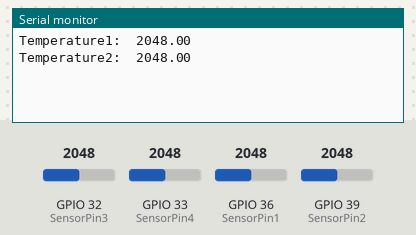
Simulated run of this sketch. Board: ESP32. Parts: the last lines printed to the serial monitor. The inputs (shaded band) are chosen by the test bench; at power-on: GPIO 32 (SensorPin3) = 2048, GPIO 33 (SensorPin4) = 2048, GPIO 36 (SensorPin1) = 2048, GPIO 39 (SensorPin2) = 2048. WiFi joins after 1.5 s; servers stay silent unless stated.

Above: at 3.0 s.
3.1 s: GPIO 32 (SensorPin3) set to 2866
At 4.4 s:
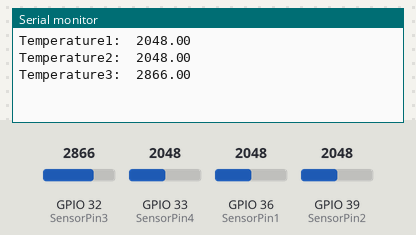
8.1 s: GPIO 33 (SensorPin4) set to 2866
At 9.5 s:
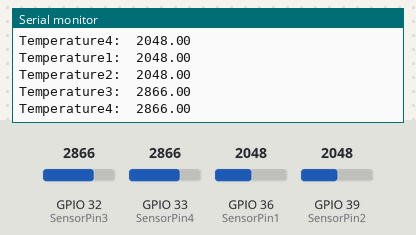
13.1 s: GPIO 36 (SensorPin1) set to 2866
At 14.6 s:
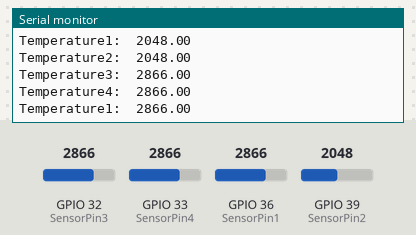
18.1 s: GPIO 39 (SensorPin2) set to 2866
At 19.6 s:
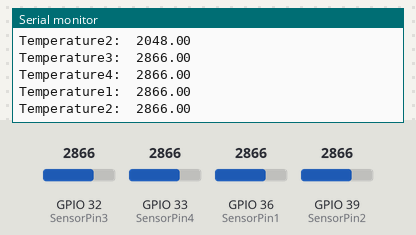
23.1 s: GPIO 32 (SensorPin3) set to 3972
At 24.6 s:
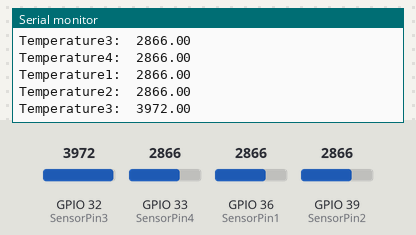
28.1 s: GPIO 33 (SensorPin4) set to 3972
At 29.6 s:
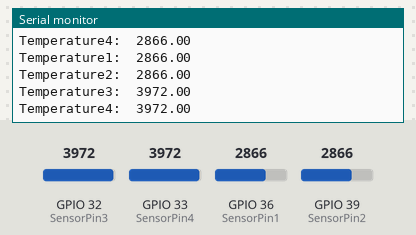
Timing chart, 0 to 31.1 s (numbered marks = the images above; inputs shaded):
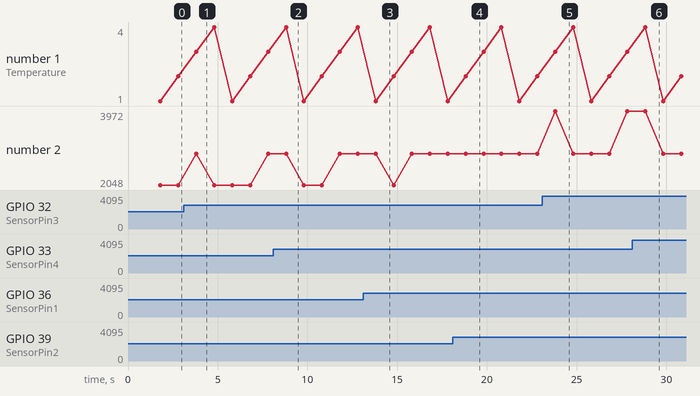

The sketch:

connectbylnk.ino
```cpp
// (licence header left out)
/* Comment this out to disable prints and save space */
#define BLYNK_PRINT Serial


#include <WiFi.h>
#include <WiFiClient.h>
#include <BlynkSimpleEsp32.h>


// You should get Auth Token in the Blynk App.
// Go to the Project Settings (nut icon).
char auth[] = "yeiyxhd8qCsjRqucjoMEgJKL6WD-Tyy9";

// Your WiFi credentials.
// Set password to "" for open networks.
char ssid[] = "LPNATTO_2.4G";
char pass[] = "Nattpong209";

#define SensorPin1 A0  // used for ESP32
#define SensorPin2 39
#define SensorPin3 32
#define SensorPin4 33
void setup()
{
  // Debug console
  Serial.begin(9600);

  Blynk.begin(auth, ssid, pass);
}

void loop()
{


  float sensorValue1 = analogRead(SensorPin1);
  Serial.print("Temperature1:  ");
  Serial.println(sensorValue1);
  Blynk.virtualWrite(A0, sensorValue1/100+60);
  delay(1000);

  float sensorValue2 = analogRead(SensorPin2);
  Serial.print("Temperature2:  ");
  Serial.println(sensorValue2);
  Blynk.virtualWrite(39, sensorValue2);
  delay(1000);

  float sensorValue3 = analogRead(SensorPin3);
  Serial.print("Temperature3:  ");
  Serial.println(sensorValue3);
  Blynk.virtualWrite(32, sensorValue3);
  delay(1000);

  float sensorValue4 = analogRead(SensorPin4);
  Serial.print("Temperature4:  ");
  Serial.println(sensorValue4);
  Blynk.virtualWrite(33, sensorValue4);
  delay(1000);

  Blynk.run();
}
```

Measured:
- after the input at 3.1 s, the serial monitor: prints a new line after 0.70 s (image 1)
- after the input at 8.1 s, the serial monitor: prints a new line after 0.71 s (image 2)
- after the input at 13.1 s, the serial monitor: prints a new line after 0.71 s (image 3)
- after the input at 18.1 s, the serial monitor: prints a new line after 0.71 s (image 4)
- after the input at 23.1 s, the serial monitor: prints a new line after 0.72 s (image 5)
- after the input at 28.1 s, the serial monitor: prints a new line after 0.72 s (image 6)
- plotted number 2: 2048 → 2866 after the input at 3.1 s, 2866 → 3972 after the input at 23.1 s
